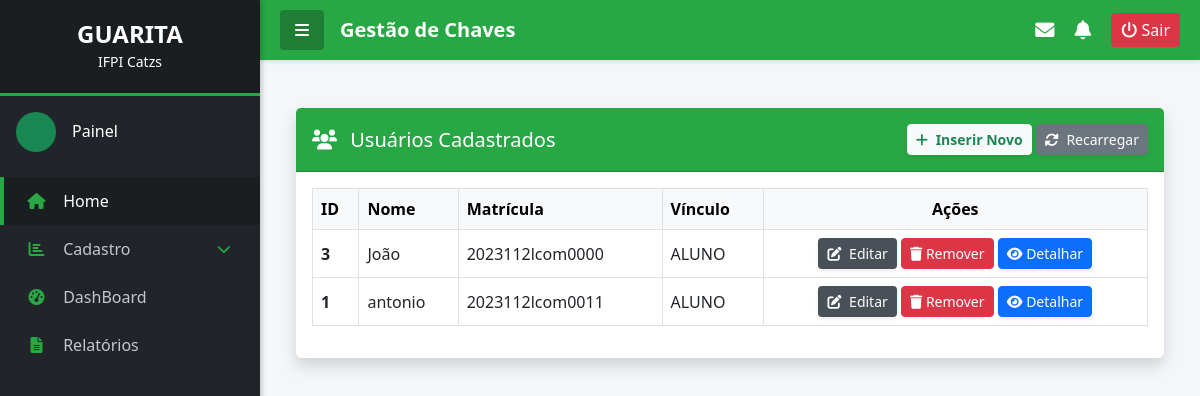
Before: /usuarios/listar/ with the older database file.
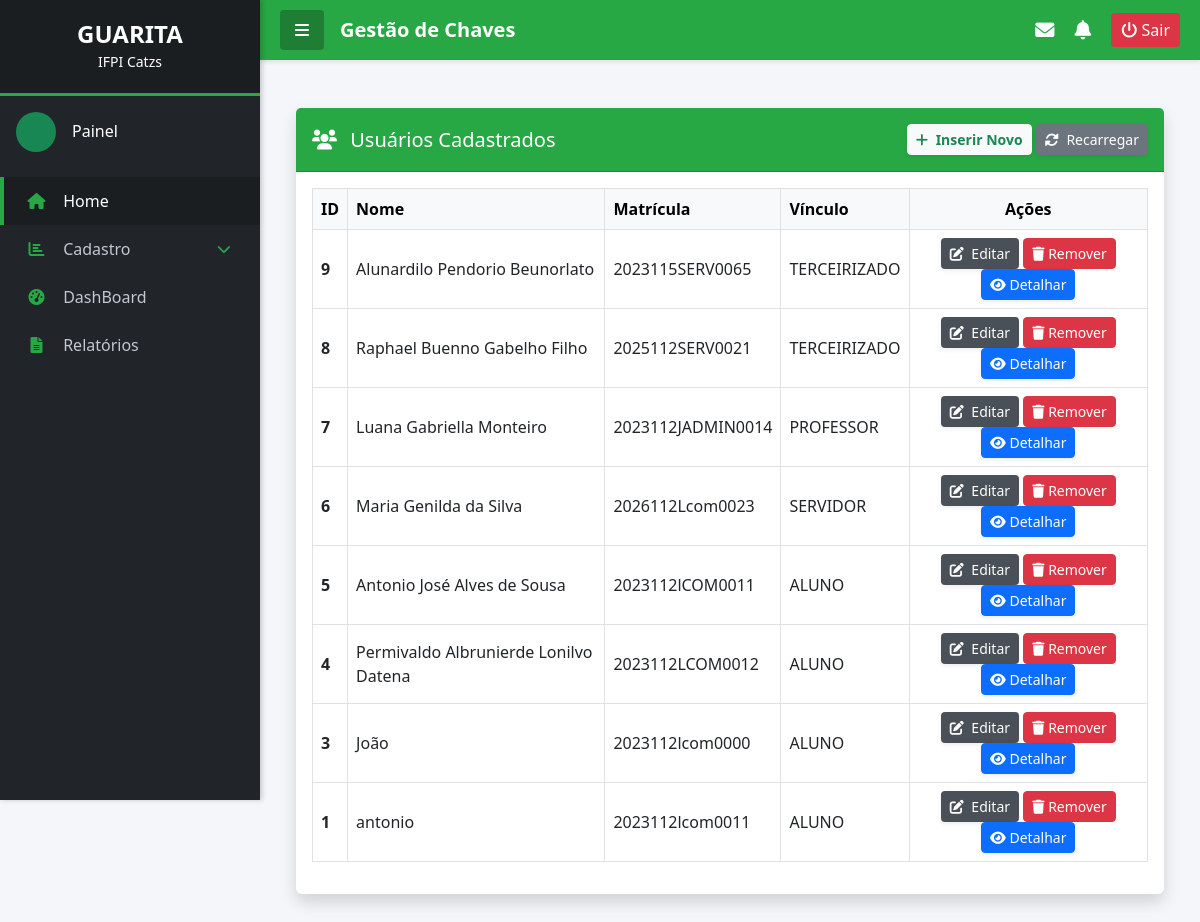
After: the same page with the newer database file.
### controle_chaves/models.py (models this page shows, shortened)
class Usuario(models.Model):
    VINCULO_CHOICES = [
        ('ALUNO', 'Aluno'),
        ('PROFESSOR', 'Professor'),
        ('SERVIDOR', 'Servidor'),
        ('TERCEIRIZADO', 'Terceirizado'),
    ]
    nome = models.CharField(max_length=100)
    matricula = models.CharField(max_length=20, unique=True)
    vinculo = models.CharField(max_length=20, choices=VINCULO_CHOICES, default='ALUNO')
    email = models.EmailField()
    telefone = models.CharField(max_length=15)

### controle_chaves/views.py (the view)
# urls.py: path('usuarios/listar/', views.listar_usuario, name='listar_usuario'),
def listar_usuario(request): # <--- CERTIFIQUE-SE DE QUE O NOME É ESTE
    contexto = {
        'lista': Usuario.objects.all().order_by('-id'),
    }
    return render(request, 'home/usuarios/listagem.html', contexto)

### controle_chaves/templates/home/usuarios/listagem.html (shortened to what this page needs)
{% extends 'home/base.html' %}
{% block conteudo %}
<div class="container-fluid mt-4">
    <div class="card shadow mb-4 border-0">
        <div class="card-header py-3 d-flex justify-content-between align-items-center" style="background-color: var(--ifpi-verde);">
            <h5 class="m-0 font-weight-bold text-white"><i class="fas fa-users me-2"></i> Usuários Cadastrados</h5>
            <div>
                <a href="{% url 'cadastrar_usuario' %}" class="btn btn-light text-success fw-bold btn-sm shadow-sm">
                    <i class="fas fa-plus me-1"></i> Inserir Novo
                </a>
                <a href="{% url 'listar_usuario' %}" class="btn btn-secondary btn-sm shadow-sm text-white">
                    <i class="fas fa-sync-alt me-1"></i> Recarregar
                </a>
            </div>
        </div>
        <div class="card-body">
            <div class="table-responsive">
                <table class="table table-bordered table-hover align-middle">
                    <thead class="table-light">
                        <tr>
                            <th>ID</th>
                            <th>Nome</th>
                            <th>Matrícula</th>
                            <th>Vínculo</th>
                            <th class="text-center">Ações</th>
                        </tr>
                    </thead>
                    <tbody>
                        {% for item in lista %}
                        <tr>
                            <td><strong>{{ item.id }}</strong></td>
                            <td>{{ item.nome }}</td>
                            <td>{{ item.matricula }}</td>
                            <td>{{ item.vinculo }}</td>
                            <td class="text-center">
                                <a href="{% url 'editar_usuario' item.id %}"class="btn btn-sm text-white shadow-sm" style="background-color: #495057;" title="Editar">
                                <i class="fas fa-edit me-1"></i> Editar
                                </a>
                                <a href="{% url 'remover_usuario' item.id %}" class="btn btn-danger btn-sm"
                                   onclick="return confirm('Tem certeza que deseja apagar o usuário {{ item.nome }}?');" title="Remover">
                                    <i class="fas fa-trash"></i> Remover
                                </a>
                                <a href="{% url 'detalhar_usuario' item.id %}"class="btn btn-primary btn-sm text-white shadow-sm" title="Detalhar">
                                    <i class="fas fa-eye"></i> Detalhar
                                </a>
                            </td>
                        </tr>
                        {% endfor %}
                    </tbody>
                </table>
            </div>
        </div>
    </div>
</div>
{% endblock %}

Changed rows visible on the page:
added Usuario: id "9", nome "Alunardilo Pendorio Beunorlato", matricula "2023115SERV0065", vinculo "TERCEIRIZADO"
added Usuario: id "8", nome "Raphael Buenno Gabelho Filho", matricula "2025112SERV0021", vinculo "TERCEIRIZADO"
added Usuario: id "7", nome "Luana Gabriella Monteiro", matricula "2023112JADMIN0014", vinculo "PROFESSOR"
added Usuario: id "6", nome "Maria Genilda da Silva", matricula "2026112Lcom0023", vinculo "SERVIDOR"
added Usuario: id "5", nome "Antonio José Alves de Sousa", matricula "2023112lCOM0011", vinculo "ALUNO"
added Usuario: id "4", nome "Permivaldo Albrunierde Lonilvo Datena", matricula "2023112LCOM0012", vinculo "ALUNO"
